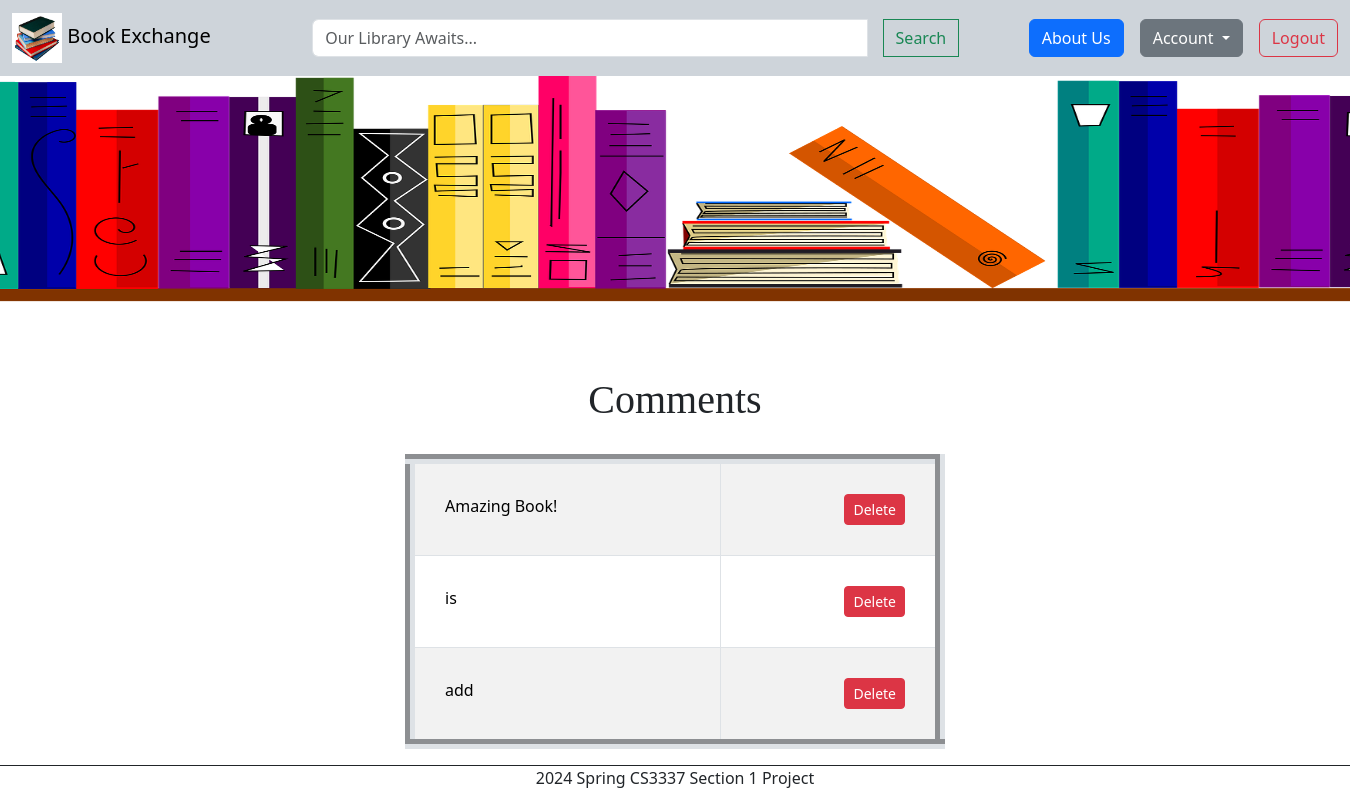
The page /displaycom/6/ (signed in) on the database as committed earlier.
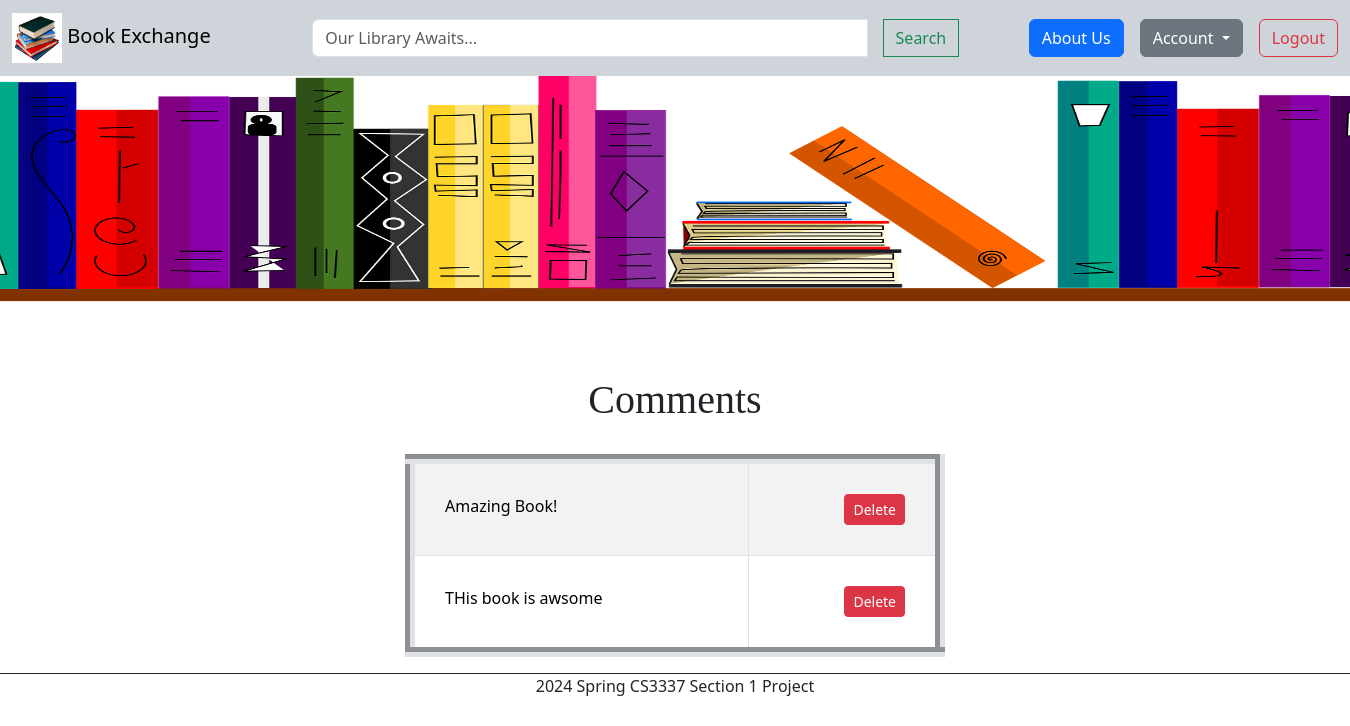
The same page on the database as committed later.
### bookMng/models.py (models this page shows, shortened)
class Comment(models.Model):
    username = models.ForeignKey(User, blank=True, null=True, on_delete=models.CASCADE)
    book = models.ForeignKey(Book, on_delete=models.CASCADE)
    text = models.TextField()

### bookMng/views.py (the view)
# urls.py: path('displaycom/<int:book_id>/', views.displaycom, name='displaycom'),
@login_required(login_url=reverse_lazy('login'))
def displaycom(request, book_id):
    book = Book.objects.get(id=book_id)
    comments = Comment.objects.filter(book=book)
    return render(request,
                  'bookMng/displaycom.html',
                  {
                      'item_list': MainMenu.objects.all(), 'book': book, 'comments': comments})

### bookEx/templates/bookMng/displaycom.html (shortened to what this page needs)
{% extends "base.html" %}
{% load static %}
{% block content %}
<h1 style="font-family: Georgia; margin-bottom:30px" align="center">Comments</h1>
<table align="center" class="table table-bordered table-striped" style="width: 40%" border=10px>
        {% for comment in comments %}
        <tr>
            <td style="padding: 30px;">{{ comment.text }}</td>
            <td align="right" style="padding: 30px;">
            <form action="{% url 'delete_comment' book_id=book.id comment_id=comment.id %}" method="post">
            <button type="submit" class="btn btn-danger btn-sm">Delete</button>
            </form>
            </td>
        </tr>
        {% endfor %}
</table>
{% endblock content %}

### bookEx/templates/base.html (shortened to what this page needs)
{% load static %}
<!DOCTYPE html>
<html lang="en">
<head>
	<link href="https://cdn.jsdelivr.net/npm/bootstrap@5.3.3/dist/css/bootstrap.min.css" rel="stylesheet"
>
	<link href="{% static "main.css" %}" rel="stylesheet" type="text/css">
</head>
<body>
<div id="navbar">
		<nav id="navbar" class="navbar navbar-expand-lg bg-dark-subtle ">
			<div class="container-fluid">
				<a class="navbar-brand" href="{% url 'index' %}">
					<img src="{% static 'logo.jpg' %}" alt="Book Exchange" height="50" width="50"
					     class="d-line-block ">
					Book Exchange
				</a>
				<form action="{% url 'search_book' %}" method="post" class="d-flex input-group w-50" role="search">
					<input name="search-item" class="form-control mx-3" type="search" placeholder="Our Library Awaits..." aria-label="Search">
					<button class="btn btn-outline-success" type="submit">Search</button>
				</form>
				<ul class="navbar-nav ">
                <li class="nav-item">
						<button class="btn btn-primary" ><a style="text-decoration: none; color: white" href="{% url 'about_us' %}">About Us</a></button>
					</li>
                    {% if user.is_authenticated %}
					<li class=" nav-item dropdown ms-3">
						<button class="btn btn-secondary dropdown-toggle" type="button"
						        data-bs-toggle="dropdown">Account
						</button>
					</li>
					<li class = "nav-item ms-3" >
						<form action="{% url 'logout' %}?next=/" method="post">
							<button class="btn btn-outline-danger" href="{% url 'logout' %}?next=/" type="submit">Logout</button>
						</form>
					</li>
                    	{% endif %}
				</ul>
			</div>
		</nav>
	<div class="d-flex justify-content-center flex-column align-items-center">
		<img src="{% static 'banner2.0.png' %}" alt="BANNER"
		     width="1480" height="300"/>
        {% block content %}
    {% endblock %}
	</div>
	<footer   id="footer" class="text-align-center d-flex justify-content-center border-top border-dark">
		2024 Spring CS3337 Section 1 Project
	</footer>
</div>
</body>
</html>

Rows that differ between the two databases and show on the page:
removed Comment: text "add"
changed Comment: text "is" → "THis book is awsome"
